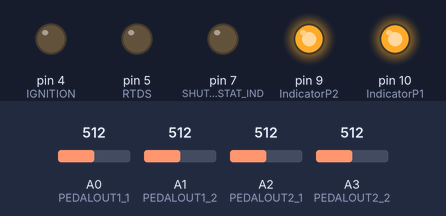
The sketch below on a simulated Arduino Mega 2560, built with avr-gcc and run on an emulated ATmega2560. On the bench: output pins drawn as LEDs (lit = HIGH). Inputs (shaded band) come from the test bench; at power-on: A0 (PEDALOUT1_1) = 512, A2 (PEDALOUT2_1) = 512, A1 (PEDALOUT1_2) = 512, A3 (PEDALOUT2_2) = 512. What the sketch prints to the serial monitor is not drawn.

Above: at 1.8 s.
1.9 s: A0 (PEDALOUT1_1) set to 744
3.4 s: A0 (PEDALOUT1_1) set to 764
At 4.4 s:
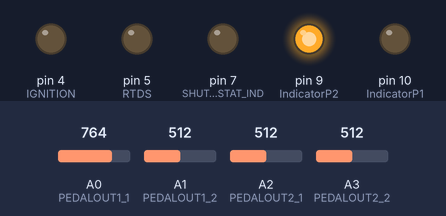
4.9 s: A2 (PEDALOUT2_1) set to 744
6.4 s: A2 (PEDALOUT2_1) set to 762
At 7.6 s:
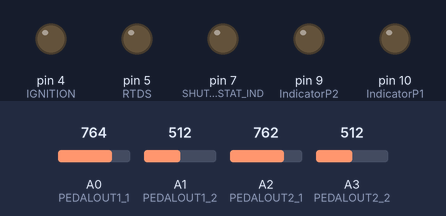
7.9 s: A1 (PEDALOUT1_2) set to 716
At 9.0 s:
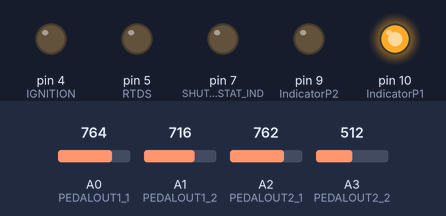
9.4 s: A1 (PEDALOUT1_2) set to 30
At 10.1 s:
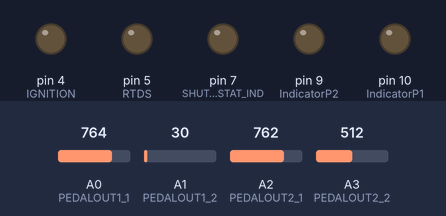
Timing chart, 0 to 11.9 s (numbered marks = the images above; inputs shaded):
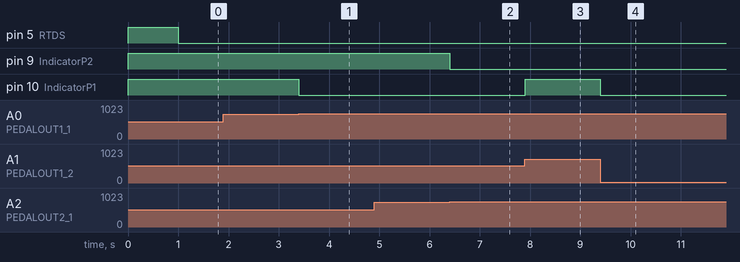

Measured:
- the behaviour switches between 751 and 752 on A0 (PEDALOUT1_1) (found by bisection; images 0 and 1)
- the behaviour switches between 751 and 752 on A2 (PEDALOUT2_1) (found by bisection; images 1 and 2)
- after the input at 3.4 s, pin 10 (IndicatorP1): HIGH → LOW at once
- after the input at 6.4 s, pin 9 (IndicatorP2): HIGH → LOW at once
- after the input at 7.9 s, pin 10 (IndicatorP1): LOW → HIGH at once
- after the input at 9.4 s, pin 10 (IndicatorP1): HIGH → LOW at once

The sketch:

ECUBrain_FSAE.ino
```cpp
/**
  Program ECU Brain FSAE Car with ARDUINO MEGA

  Measure  : -> All Using Timer
  Pedal Accelerator, Brake (Priority) -> using Timer
  Shutdown Stat,
  HV Current Sensor
  HV Voltage
  LV Voltage
  //Encoder Motor


  Indicator and Control:
  Display LED Status (
    Pedal Accelerator,
    Brake,
    Ignition,
    Shutdown Stat)
  Ignition Relay,
  SPI Digital Resistor,
  RTDS,


  Communication :
  Data for Dashboard,
  Data for Telemetry,
  Data for Datalogging,
  ECU Setting

  Control :


*/


#define PEDALOUT1_1 A0
#define PEDALOUT1_2 A1

#define PEDALOUT2_1 A2
#define PEDALOUT2_2 A3

#define IndicatorP1 10
#define IndicatorP2 9

#define SHUTDOWN_STAT 8
#define SHUTDOWN_STAT_IND 7

#define RTDS 5
#define IGNITION 4

enum ev_mode{
  ev_ready,
  ev_shutdown,
  ev_error,
  ev_run
} state_mode;

void setup() {
  // Mode ini
  state_mode = ev_ready;

  //Pedal Output
  pinMode(PEDALOUT1_1,INPUT_PULLUP);
  pinMode(PEDALOUT1_2,INPUT_PULLUP);

  pinMode(PEDALOUT2_1,INPUT_PULLUP);
  pinMode(PEDALOUT2_2,INPUT_PULLUP);

  //Pedal Indicator
  pinMode(IndicatorP1, OUTPUT);digitalWrite(IndicatorP1, HIGH);
  pinMode(IndicatorP2, OUTPUT);digitalWrite(IndicatorP2, HIGH);

  //Shutdown IO
  pinMode(SHUTDOWN_STAT, INPUT);
  pinMode(SHUTDOWN_STAT_IND,OUTPUT);digitalWrite(SHUTDOWN_STAT_IND, LOW);

  //OUTPUT System
  pinMode(RTDS, OUTPUT);digitalWrite(RTDS, LOW);
  pinMode(IGNITION, OUTPUT);digitalWrite(IGNITION, LOW);

//  pinMode(A7,)
  //Serial Initial
  Serial.begin(115200);
}

void loop() {
  switch(state_mode){
    case ev_ready:
      ready_mode();
      break;
    case ev_shutdown:
      shutdown_mode();
      break;
    case ev_error:
      error_mode();
      break;
    case ev_run:
      running_mode();
      break;
  }

}

//Mode Procedure
void error_mode(){

}

void ready_mode(){
  digitalWrite(RTDS, HIGH);
  delay(1000);
  digitalWrite(RTDS, LOW);
  state_mode = ev_run;
}
void running_mode(){
  //Check Pedal APPS
  bool apps1_wire = check_pedal(PEDALOUT1_1);
  double apps1_pos = pedal_pos(PEDALOUT1_1);
  bool apps2_wire = check_pedal(PEDALOUT1_2);
  double apps2_pos = pedal_pos(PEDALOUT1_2);

  //Broken and Psaubility Check
  if(!apps1_wire || !apps2_wire){
    digitalWrite(IndicatorP1,LOW);
  }else{
    double selisih = abs(apps1_pos-apps2_pos);
    if(selisih >=25){
      digitalWrite(IndicatorP1,LOW);
    }else{
      digitalWrite(IndicatorP1,HIGH);
    }
  }

  //Check Pedal APPS
  bool bpps1_wire = check_pedal(PEDALOUT2_1);
  double bpps1_pos = pedal_pos(PEDALOUT2_1);
  bool bpps2_wire = check_pedal(PEDALOUT2_2);
  double bpps2_pos = pedal_pos(PEDALOUT2_2);

  //Broken and Psaubility Check
  if(!bpps1_wire || !bpps2_wire){
    digitalWrite(IndicatorP2,LOW);
  }else{
    double selisih = abs(bpps1_pos-bpps2_pos);
    if(selisih >=25){
      digitalWrite(IndicatorP2,LOW);
    }else{
      digitalWrite(IndicatorP2,HIGH);
    }
  }

  Serial.println(apps1_wire);
  Serial.println(apps1_pos);
}

void shutdown_mode(){
  if(digitalRead(SHUTDOWN_STAT) == HIGH){
    digitalWrite(SHUTDOWN_STAT_IND, HIGH);
  }else{
    digitalWrite(SHUTDOWN_STAT_IND, LOW);
  }
}

double pedal_pos(int pin){
 int pedal = analogRead(pin);
//Serial.println(pedal);
 //Convert to percent
 /// Dengan menggunakan persamaan garis y = ax + b
 double a = 0.1042;
 double b = -0.1042;
 double pedal_pos = a*double(pedal)+b;
 return pedal_pos;
}

bool check_pedal(int pin){
  int pedal = analogRead(pin);
   if( (pedal == 0) || (pedal >= 1023)){
    return false;
   }
   else{
    return true;
   }
}
```
